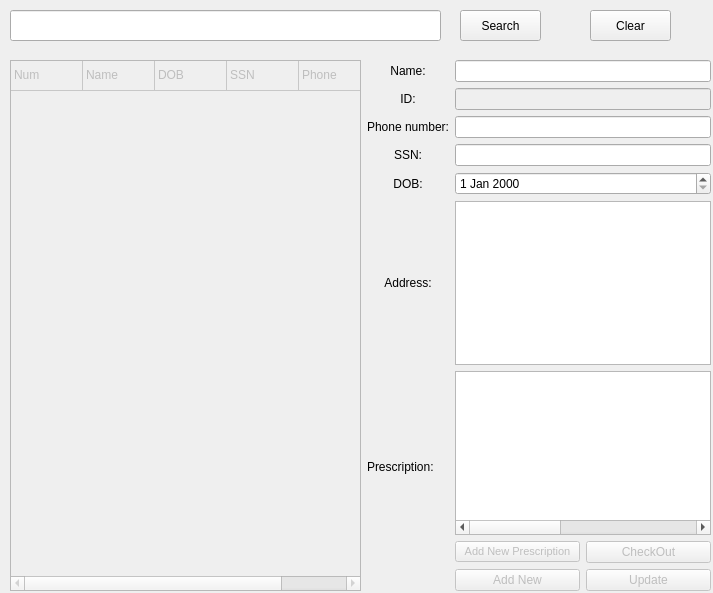
<?xml version="1.0" encoding="UTF-8"?>
<ui version="4.0">
 <class>patientScreen</class>
 <widget class="QWidget" name="patientScreen">
  <property name="geometry">
   <rect>
    <x>0</x>
    <y>0</y>
    <width>713</width>
    <height>593</height>
   </rect>
  </property>
  <property name="windowTitle">
   <string>Form</string>
  </property>
  <widget class="QLineEdit" name="search_lineEdit_2">
   <property name="geometry">
    <rect>
     <x>10</x>
     <y>10</y>
     <width>431</width>
     <height>31</height>
    </rect>
   </property>
  </widget>
  <widget class="QPushButton" name="clear_button">
   <property name="geometry">
    <rect>
     <x>590</x>
     <y>10</y>
     <width>81</width>
     <height>31</height>
    </rect>
   </property>
   <property name="text">
    <string>Clear</string>
   </property>
  </widget>
  <widget class="QWidget" name="gridLayoutWidget">
   <property name="geometry">
    <rect>
     <x>10</x>
     <y>60</y>
     <width>701</width>
     <height>531</height>
    </rect>
   </property>
   <layout class="QGridLayout" name="gridLayout_5">
    <item row="0" column="1">
     <widget class="QLabel" name="label_name">
      <property name="text">
       <string>Name:</string>
      </property>
      <property name="alignment">
       <set>Qt::AlignCenter</set>
      </property>
     </widget>
    </item>
    <item row="4" column="1">
     <widget class="QLabel" name="label">
      <property name="text">
       <string>DOB:</string>
      </property>
      <property name="alignment">
       <set>Qt::AlignCenter</set>
      </property>
     </widget>
    </item>
    <item row="1" column="1">
     <widget class="QLabel" name="label_id">
      <property name="text">
       <string>ID:</string>
      </property>
      <property name="alignment">
       <set>Qt::AlignCenter</set>
      </property>
     </widget>
    </item>
    <item row="7" column="3">
     <widget class="QPushButton" name="checkout_button">
      <property name="enabled">
       <bool>false</bool>
      </property>
      <property name="text">
       <string>CheckOut</string>
      </property>
     </widget>
    </item>
    <item row="3" column="1">
     <widget class="QLabel" name="label_ssn">
      <property name="text">
       <string>SSN:</string>
      </property>
      <property name="alignment">
       <set>Qt::AlignCenter</set>
      </property>
     </widget>
    </item>
    <item row="5" column="1">
     <widget class="QLabel" name="label_address">
      <property name="text">
       <string>Address:</string>
      </property>
      <property name="alignment">
       <set>Qt::AlignCenter</set>
      </property>
     </widget>
    </item>
    <item row="6" column="2" colspan="2">
     <widget class="QTableWidget" name="prescriptionTable">
      <property name="columnCount">
       <number>5</number>
      </property>
      <attribute name="horizontalHeaderVisible">
       <bool>false</bool>
      </attribute>
      <column/>
      <column/>
      <column/>
      <column/>
      <column/>
     </widget>
    </item>
    <item row="6" column="1" rowspan="2">
     <widget class="QLabel" name="label_prescription">
      <property name="text">
       <string>Prescription:</string>
      </property>
     </widget>
    </item>
    <item row="2" column="1">
     <widget class="QLabel" name="label_phone">
      <property name="text">
       <string>Phone number:</string>
      </property>
      <property name="alignment">
       <set>Qt::AlignCenter</set>
      </property>
     </widget>
    </item>
    <item row="1" column="2" colspan="2">
     <widget class="QLineEdit" name="idEdit">
      <property name="enabled">
       <bool>false</bool>
      </property>
     </widget>
    </item>
    <item row="5" column="2" colspan="2">
     <widget class="QPlainTextEdit" name="addressEdit"/>
    </item>
    <item row="4" column="2" colspan="2">
     <widget class="QDateEdit" name="dateEdit"/>
    </item>
    <item row="8" column="3">
     <widget class="QPushButton" name="update_pButton">
      <property name="enabled">
       <bool>false</bool>
      </property>
      <property name="text">
       <string>Update</string>
      </property>
     </widget>
    </item>
    <item row="8" column="2">
     <widget class="QPushButton" name="addNewButton">
      <property name="enabled">
       <bool>false</bool>
      </property>
      <property name="text">
       <string>Add New</string>
      </property>
     </widget>
    </item>
    <item row="0" column="0" rowspan="9">
     <widget class="QTableWidget" name="tableWidget">
      <property name="enabled">
       <bool>false</bool>
      </property>
      <property name="rowCount">
       <number>1</number>
      </property>
      <property name="columnCount">
       <number>5</number>
      </property>
      <attribute name="horizontalHeaderVisible">
       <bool>false</bool>
      </attribute>
      <attribute name="horizontalHeaderDefaultSectionSize">
       <number>72</number>
      </attribute>
      <attribute name="horizontalHeaderHighlightSections">
       <bool>true</bool>
      </attribute>
      <attribute name="verticalHeaderVisible">
       <bool>false</bool>
      </attribute>
      <row/>
      <column/>
      <column/>
      <column/>
      <column/>
      <column/>
      <item row="0" column="0">
       <property name="text">
        <string>Num</string>
       </property>
      </item>
      <item row="0" column="1">
       <property name="text">
        <string>Name</string>
       </property>
      </item>
      <item row="0" column="2">
       <property name="text">
        <string>DOB</string>
       </property>
      </item>
      <item row="0" column="3">
       <property name="text">
        <string>SSN</string>
       </property>
      </item>
      <item row="0" column="4">
       <property name="text">
        <string>Phone</string>
       </property>
      </item>
     </widget>
    </item>
    <item row="3" column="2" colspan="2">
     <widget class="QLineEdit" name="ssnEdit"/>
    </item>
    <item row="0" column="2" colspan="2">
     <widget class="QLineEdit" name="nameEdit"/>
    </item>
    <item row="2" column="2" colspan="2">
     <widget class="QLineEdit" name="phoneEdit"/>
    </item>
    <item row="7" column="2">
     <widget class="QPushButton" name="addNewButton_2">
      <property name="enabled">
       <bool>false</bool>
      </property>
      <property name="font">
       <font>
        <pointsize>8</pointsize>
       </font>
      </property>
      <property name="text">
       <string>Add New Prescription</string>
      </property>
     </widget>
    </item>
   </layout>
  </widget>
  <widget class="QPushButton" name="search_button_2">
   <property name="geometry">
    <rect>
     <x>460</x>
     <y>10</y>
     <width>81</width>
     <height>31</height>
    </rect>
   </property>
   <property name="text">
    <string>Search</string>
   </property>
   <property name="shortcut">
    <string>Return</string>
   </property>
  </widget>
 </widget>
 <resources/>
 <connections/>
</ui>
